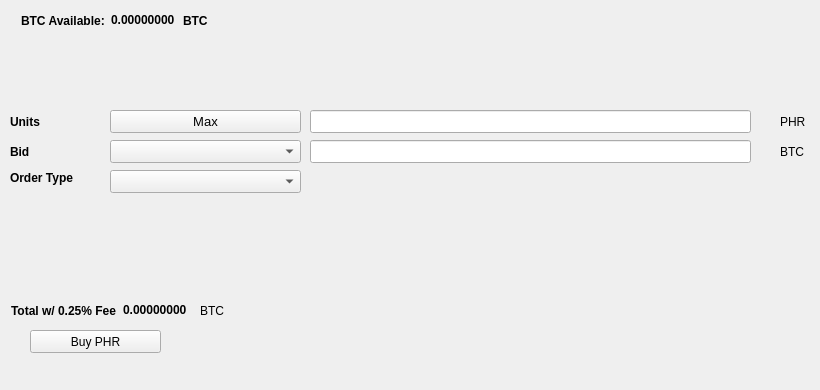
   <widget class="QWidget" name="BuyTab">
    <attribute name="title">
     <string>Buy</string>
    </attribute>
    <widget class="QPushButton" name="BuyPHR">
     <property name="geometry">
      <rect>
       <x>30</x>
       <y>330</y>
       <width>131</width>
       <height>23</height>
      </rect>
     </property>
     <property name="text">
      <string>Buy PHR</string>
     </property>
     <property name="icon">
      <iconset resource="../volt.qrc">
       <normaloff>:/icons/bitcoin</normaloff>:/icons/bitcoin</iconset>
     </property>
    </widget>
    <widget class="QLabel" name="label_3">
     <property name="geometry">
      <rect>
       <x>10</x>
       <y>110</y>
       <width>46</width>
       <height>23</height>
      </rect>
     </property>
     <property name="font">
      <font>
       <weight>75</weight>
       <bold>true</bold>
      </font>
     </property>
     <property name="text">
      <string>Units</string>
     </property>
    </widget>
    <widget class="QLineEdit" name="UnitsInput">
     <property name="geometry">
      <rect>
       <x>310</x>
       <y>110</y>
       <width>441</width>
       <height>23</height>
      </rect>
     </property>
     <property name="font">
      <font>
       <pointsize>9</pointsize>
       <weight>75</weight>
       <bold>true</bold>
      </font>
     </property>
    </widget>
    <widget class="QLineEdit" name="BuyBidPriceEdit">
     <property name="geometry">
      <rect>
       <x>310</x>
       <y>140</y>
       <width>441</width>
       <height>23</height>
      </rect>
     </property>
     <property name="font">
      <font>
       <pointsize>9</pointsize>
       <weight>75</weight>
       <bold>true</bold>
      </font>
     </property>
    </widget>
    <widget class="QLabel" name="label_4">
     <property name="geometry">
      <rect>
       <x>780</x>
       <y>110</y>
       <width>31</width>
       <height>23</height>
      </rect>
     </property>
     <property name="text">
      <string>PHR</string>
     </property>
    </widget>
    <widget class="QLabel" name="label_5">
     <property name="geometry">
      <rect>
       <x>780</x>
       <y>140</y>
       <width>31</width>
       <height>23</height>
      </rect>
     </property>
     <property name="text">
      <string>BTC</string>
     </property>
    </widget>
    <widget class="QLabel" name="label_6">
     <property name="geometry">
      <rect>
       <x>10</x>
       <y>140</y>
       <width>46</width>
       <height>23</height>
      </rect>
     </property>
     <property name="font">
      <font>
       <weight>75</weight>
       <bold>true</bold>
      </font>
     </property>
     <property name="text">
      <string>Bid</string>
     </property>
    </widget>
    <widget class="QLabel" name="label_7">
     <property name="geometry">
      <rect>
       <x>10</x>
       <y>170</y>
       <width>91</width>
       <height>16</height>
      </rect>
     </property>
     <property name="font">
      <font>
       <weight>75</weight>
       <bold>true</bold>
      </font>
     </property>
     <property name="text">
      <string>Order Type</string>
     </property>
    </widget>
    <widget class="QPushButton" name="Buy_Max_Amount">
     <property name="geometry">
      <rect>
       <x>110</x>
       <y>110</y>
       <width>191</width>
       <height>23</height>
      </rect>
     </property>
     <property name="font">
      <font>
       <pointsize>10</pointsize>
      </font>
     </property>
     <property name="text">
      <string>Max</string>
     </property>
    </widget>
    <widget class="QComboBox" name="BuyBidcomboBox">
     <property name="geometry">
      <rect>
       <x>110</x>
       <y>140</y>
       <width>191</width>
       <height>23</height>
      </rect>
     </property>
     <property name="font">
      <font>
       <pointsize>10</pointsize>
      </font>
     </property>
    </widget>
    <widget class="QComboBox" name="buyOrdertypeCombo">
     <property name="geometry">
      <rect>
       <x>110</x>
       <y>170</y>
       <width>191</width>
       <height>23</height>
      </rect>
     </property>
     <property name="font">
      <font>
       <pointsize>10</pointsize>
      </font>
     </property>
    </widget>
    <widget class="QWidget" name="layoutWidget1">
     <property name="geometry">
      <rect>
       <x>21</x>
       <y>11</y>
       <width>227</width>
       <height>19</height>
      </rect>
     </property>
     <layout class="QHBoxLayout" name="horizontalLayout_3">
      <item>
       <widget class="QLabel" name="label232">
        <property name="font">
         <font>
          <weight>75</weight>
          <bold>true</bold>
         </font>
        </property>
        <property name="text">
         <string>BTC Available:</string>
        </property>
       </widget>
      </item>
      <item>
       <widget class="QLabel" name="BtcAvailableLbl">
        <property name="palette">
         <palette>
          <active>
           <colorrole role="WindowText">
            <brush brushstyle="SolidPattern">
             <color alpha="255">
              <red>0</red>
              <green>0</green>
              <blue>0</blue>
             </color>
            </brush>
           </colorrole>
           <colorrole role="Button">
            <brush brushstyle="SolidPattern">
             <color alpha="255">
              <red>0</red>
              <green>170</green>
              <blue>0</blue>
             </color>
            </brush>
           </colorrole>
           <colorrole role="Light">
            <brush brushstyle="SolidPattern">
             <color alpha="255">
              <red>0</red>
              <green>255</green>
              <blue>0</blue>
             </color>
            </brush>
           </colorrole>
           <colorrole role="Midlight">
            <brush brushstyle="SolidPattern">
             <color alpha="255">
              <red>0</red>
              <green>212</green>
              <blue>0</blue>
             </color>
            </brush>
           </colorrole>
           <colorrole role="Dark">
            <brush brushstyle="SolidPattern">
             <color alpha="255">
              <red>0</red>
              <green>85</green>
              <blue>0</blue>
             </color>
            </brush>
           </colorrole>
           <colorrole role="Mid">
            <brush brushstyle="SolidPattern">
             <color alpha="255">
              <red>0</red>
              <green>113</green>
              <blue>0</blue>
             </color>
            </brush>
           </colorrole>
           <colorrole role="Text">
            <brush brushstyle="SolidPattern">
             <color alpha="255">
              <red>0</red>
              <green>170</green>
              <blue>0</blue>
             </color>
            </brush>
           </colorrole>
           <colorrole role="BrightText">
            <brush brushstyle="SolidPattern">
             <color alpha="255">
              <red>255</red>
              <green>255</green>
              <blue>255</blue>
             </color>
            </brush>
           </colorrole>
           <colorrole role="ButtonText">
            <brush brushstyle="SolidPattern">
             <color alpha="255">
              <red>0</red>
              <green>0</green>
              <blue>0</blue>
             </color>
            </brush>
           </colorrole>
           <colorrole role="Base">
            <brush brushstyle="SolidPattern">
             <color alpha="255">
              <red>255</red>
              <green>255</green>
              <blue>255</blue>
             </color>
            </brush>
           </colorrole>
           <colorrole role="Window">
            <brush brushstyle="SolidPattern">
             <color alpha="255">
              <red>0</red>
              <green>170</green>
              <blue>0</blue>
             </color>
            </brush>
           </colorrole>
           <colorrole role="Shadow">
            <brush brushstyle="SolidPattern">
             <color alpha="255">
              <red>0</red>
              <green>0</green>
              <blue>0</blue>
             </color>
            </brush>
           </colorrole>
           <colorrole role="AlternateBase">
            <brush brushstyle="SolidPattern">
             <color alpha="255">
              <red>127</red>
              <green>212</green>
              <blue>127</blue>
             </color>
            </brush>
           </colorrole>
           <colorrole role="ToolTipBase">
            <brush brushstyle="SolidPattern">
             <color alpha="255">
              <red>255</red>
              <green>255</green>
              <blue>220</blue>
             </color>
            </brush>
           </colorrole>
           <colorrole role="ToolTipText">
            <brush brushstyle="SolidPattern">
             <color alpha="255">
              <red>0</red>
              <green>0</green>
              <blue>0</blue>
             </color>
            </brush>
           </colorrole>
          </active>
          <inactive>
           <colorrole role="WindowText">
            <brush brushstyle="SolidPattern">
             <color alpha="255">
              <red>0</red>
              <green>0</green>
              <blue>0</blue>
             </color>
            </brush>
           </colorrole>
           <colorrole role="Button">
            <brush brushstyle="SolidPattern">
             <color alpha="255">
              <red>0</red>
              <green>170</green>
              <blue>0</blue>
             </color>
            </brush>
           </colorrole>
           <colorrole role="Light">
            <brush brushstyle="SolidPattern">
             <color alpha="255">
              <red>0</red>
              <green>255</green>
              <blue>0</blue>
             </color>
            </brush>
           </colorrole>
           <colorrole role="Midlight">
            <brush brushstyle="SolidPattern">
             <color alpha="255">
              <red>0</red>
              <green>212</green>
              <blue>0</blue>
             </color>
            </brush>
           </colorrole>
           <colorrole role="Dark">
            <brush brushstyle="SolidPattern">
             <color alpha="255">
              <red>0</red>
              <green>85</green>
              <blue>0</blue>
             </color>
            </brush>
           </colorrole>
           <colorrole role="Mid">
            <brush brushstyle="SolidPattern">
             <color alpha="255">
              <red>0</red>
              <green>113</green>
              <blue>0</blue>
             </color>
            </brush>
           </colorrole>
           <colorrole role="Text">
            <brush brushstyle="SolidPattern">
             <color alpha="255">
              <red>0</red>
              <green>170</green>
              <blue>0</blue>
             </color>
            </brush>
           </colorrole>
           <colorrole role="BrightText">
            <brush brushstyle="SolidPattern">
             <color alpha="255">
              <red>255</red>
              <green>255</green>
              <blue>255</blue>
             </color>
            </brush>
           </colorrole>
           <colorrole role="ButtonText">
            <brush brushstyle="SolidPattern">
             <color alpha="255">
              <red>0</red>
              <green>0</green>
              <blue>0</blue>
             </color>
            </brush>
           </colorrole>
           <colorrole role="Base">
            <brush brushstyle="SolidPattern">
             <color alpha="255">
              <red>255</red>
              <green>255</green>
              <blue>255</blue>
             </color>
            </brush>
           </colorrole>
           <colorrole role="Window">
            <brush brushstyle="SolidPattern">
             <color alpha="255">
              <red>0</red>
              <green>170</green>
              <blue>0</blue>
             </color>
            </brush>
           </colorrole>
           <colorrole role="Shadow">
            <brush brushstyle="SolidPattern">
             <color alpha="255">
              <red>0</red>
              <green>0</green>
              <blue>0</blue>
             </color>
            </brush>
           </colorrole>
           <colorrole role="AlternateBase">
            <brush brushstyle="SolidPattern">
             <color alpha="255">
              <red>127</red>
              <green>212</green>
              <blue>127</blue>
             </color>
            </brush>
           </colorrole>
           <colorrole role="ToolTipBase">
            <brush brushstyle="SolidPattern">
             <color alpha="255">
              <red>255</red>
              <green>255</green>
              <blue>220</blue>
             </color>
            </brush>
           </colorrole>
           <colorrole role="ToolTipText">
            <brush brushstyle="SolidPattern">
             <color alpha="255">
              <red>0</red>
              <green>0</green>
              <blue>0</blue>
             </color>
            </brush>
           </colorrole>
          </inactive>
          <disabled>
           <colorrole role="WindowText">
            <brush brushstyle="SolidPattern">
             <color alpha="255">
              <red>0</red>
              <green>85</green>
              <blue>0</blue>
             </color>
            </brush>
           </colorrole>
           <colorrole role="Button">
            <brush brushstyle="SolidPattern">
             <color alpha="255">
              <red>0</red>
              <green>170</green>
              <blue>0</blue>
             </color>
            </brush>
           </colorrole>
           <colorrole role="Light">
            <brush brushstyle="SolidPattern">
             <color alpha="255">
              <red>0</red>
              <green>255</green>
              <blue>0</blue>
             </color>
            </brush>
           </colorrole>
           <colorrole role="Midlight">
            <brush brushstyle="SolidPattern">
             <color alpha="255">
              <red>0</red>
              <green>212</green>
              <blue>0</blue>
             </color>
            </brush>
           </colorrole>
           <colorrole role="Dark">
            <brush brushstyle="SolidPattern">
             <color alpha="255">
              <red>0</red>
              <green>85</green>
              <blue>0</blue>
             </color>
            </brush>
           </colorrole>
           <colorrole role="Mid">
            <brush brushstyle="SolidPattern">
             <color alpha="255">
              <red>0</red>
              <green>113</green>
              <blue>0</blue>
             </color>
            </brush>
           </colorrole>
           <colorrole role="Text">
            <brush brushstyle="SolidPattern">
             <color alpha="255">
              <red>0</red>
              <green>85</green>
              <blue>0</blue>
             </color>
            </brush>
           </colorrole>
           <colorrole role="BrightText">
            <brush brushstyle="SolidPattern">
             <color alpha="255">
              <red>255</red>
              <green>255</green>
              <blue>255</blue>
             </color>
            </brush>
           </colorrole>
           <colorrole role="ButtonText">
            <brush brushstyle="SolidPattern">
             <color alpha="255">
              <red>0</red>
              <green>85</green>
              <blue>0</blue>
             </color>
            </brush>
           </colorrole>
           <colorrole role="Base">
            <brush brushstyle="SolidPattern">
             <color alpha="255">
              <red>0</red>
              <green>170</green>
              <blue>0</blue>
             </color>
            </brush>
           </colorrole>
           <colorrole role="Window">
            <brush brushstyle="SolidPattern">
             <color alpha="255">
              <red>0</red>
              <green>170</green>
              <blue>0</blue>
             </color>
            </brush>
           </colorrole>
           <colorrole role="Shadow">
            <brush brushstyle="SolidPattern">
             <color alpha="255">
              <red>0</red>
              <green>0</green>
              <blue>0</blue>
             </color>
            </brush>
           </colorrole>
           <colorrole role="AlternateBase">
            <brush brushstyle="SolidPattern">
             <color alpha="255">
              <red>0</red>
              <green>170</green>
              <blue>0</blue>
             </color>
            </brush>
           </colorrole>
           <colorrole role="ToolTipBase">
            <brush brushstyle="SolidPattern">
             <color alpha="255">
              <red>255</red>
              <green>255</green>
              <blue>220</blue>
             </color>
            </brush>
           </colorrole>
           <colorrole role="ToolTipText">
            <brush brushstyle="SolidPattern">
             <color alpha="255">
              <red>0</red>
              <green>0</green>
              <blue>0</blue>
             </color>
            </brush>
           </colorrole>
          </disabled>
         </palette>
        </property>
        <property name="font">
         <font>
          <weight>75</weight>
          <bold>true</bold>
         </font>
        </property>
        <property name="text">
         <string>0.00000000</string>
        </property>
        <property name="textInteractionFlags">
         <set>Qt::LinksAccessibleByMouse|Qt::TextSelectableByKeyboard|Qt::TextSelectableByMouse</set>
        </property>
       </widget>
      </item>
      <item>
       <widget class="QLabel" name="BtcAvailableLbl_2">
        <property name="font">
         <font>
          <weight>75</weight>
          <bold>true</bold>
         </font>
        </property>
        <property name="text">
         <string>BTC</string>
        </property>
       </widget>
      </item>
     </layout>
    </widget>
    <widget class="QWidget" name="layoutWidge2">
     <property name="geometry">
      <rect>
       <x>11</x>
       <y>301</y>
       <width>259</width>
       <height>19</height>
      </rect>
     </property>
     <layout class="QHBoxLayout" name="horizontalLayout_4">
      <item>
       <widget class="QLabel" name="label_9">
        <property name="font">
         <font>
          <weight>75</weight>
          <bold>true</bold>
         </font>
        </property>
        <property name="text">
         <string>Total w/ 0.25% Fee</string>
        </property>
       </widget>
      </item>
      <item>
       <widget class="QLabel" name="BuyCostLabel">
        <property name="palette">
         <palette>
          <active>
           <colorrole role="WindowText">
            <brush brushstyle="SolidPattern">
             <color alpha="255">
              <red>0</red>
              <green>0</green>
              <blue>0</blue>
             </color>
            </brush>
           </colorrole>
           <colorrole role="Button">
            <brush brushstyle="SolidPattern">
             <color alpha="255">
              <red>0</red>
              <green>170</green>
              <blue>0</blue>
             </color>
            </brush>
           </colorrole>
           <colorrole role="Light">
            <brush brushstyle="SolidPattern">
             <color alpha="255">
              <red>0</red>
              <green>255</green>
              <blue>0</blue>
             </color>
            </brush>
           </colorrole>
           <colorrole role="Midlight">
            <brush brushstyle="SolidPattern">
             <color alpha="255">
              <red>0</red>
              <green>212</green>
              <blue>0</blue>
             </color>
            </brush>
           </colorrole>
           <colorrole role="Dark">
            <brush brushstyle="SolidPattern">
             <color alpha="255">
              <red>0</red>
              <green>85</green>
              <blue>0</blue>
             </color>
            </brush>
           </colorrole>
           <colorrole role="Mid">
            <brush brushstyle="SolidPattern">
             <color alpha="255">
              <red>0</red>
              <green>113</green>
              <blue>0</blue>
             </color>
            </brush>
           </colorrole>
           <colorrole role="Text">
            <brush brushstyle="SolidPattern">
             <color alpha="255">
              <red>0</red>
              <green>170</green>
              <blue>0</blue>
             </color>
            </brush>
           </colorrole>
           <colorrole role="BrightText">
            <brush brushstyle="SolidPattern">
             <color alpha="255">
              <red>255</red>
              <green>255</green>
              <blue>255</blue>
             </color>
            </brush>
           </colorrole>
           <colorrole role="ButtonText">
            <brush brushstyle="SolidPattern">
             <color alpha="255">
              <red>0</red>
              <green>0</green>
              <blue>0</blue>
             </color>
            </brush>
           </colorrole>
           <colorrole role="Base">
            <brush brushstyle="SolidPattern">
             <color alpha="255">
              <red>255</red>
              <green>255</green>
              <blue>255</blue>
             </color>
            </brush>
           </colorrole>
           <colorrole role="Window">
            <brush brushstyle="SolidPattern">
             <color alpha="255">
              <red>0</red>
              <green>170</green>
              <blue>0</blue>
             </color>
            </brush>
           </colorrole>
           <colorrole role="Shadow">
            <brush brushstyle="SolidPattern">
             <color alpha="255">
              <red>0</red>
              <green>0</green>
              <blue>0</blue>
             </color>
            </brush>
           </colorrole>
           <colorrole role="AlternateBase">
            <brush brushstyle="SolidPattern">
             <color alpha="255">
              <red>127</red>
              <green>212</green>
              <blue>127</blue>
             </color>
            </brush>
           </colorrole>
           <colorrole role="ToolTipBase">
            <brush brushstyle="SolidPattern">
             <color alpha="255">
              <red>255</red>
              <green>255</green>
              <blue>220</blue>
             </color>
            </brush>
           </colorrole>
           <colorrole role="ToolTipText">
            <brush brushstyle="SolidPattern">
             <color alpha="255">
              <red>0</red>
              <green>0</green>
              <blue>0</blue>
             </color>
            </brush>
           </colorrole>
          </active>
          <inactive>
           <colorrole role="WindowText">
            <brush brushstyle="SolidPattern">
             <color alpha="255">
              <red>0</red>
              <green>0</green>
              <blue>0</blue>
             </color>
            </brush>
           </colorrole>
           <colorrole role="Button">
            <brush brushstyle="SolidPattern">
             <color alpha="255">
              <red>0</red>
              <green>170</green>
              <blue>0</blue>
             </color>
            </brush>
           </colorrole>
           <colorrole role="Light">
            <brush brushstyle="SolidPattern">
             <color alpha="255">
              <red>0</red>
              <green>255</green>
              <blue>0</blue>
             </color>
            </brush>
           </colorrole>
           <colorrole role="Midlight">
            <brush brushstyle="SolidPattern">
             <color alpha="255">
              <red>0</red>
              <green>212</green>
              <blue>0</blue>
             </color>
            </brush>
           </colorrole>
           <colorrole role="Dark">
            <brush brushstyle="SolidPattern">
             <color alpha="255">
              <red>0</red>
              <green>85</green>
              <blue>0</blue>
             </color>
            </brush>
           </colorrole>
           <colorrole role="Mid">
            <brush brushstyle="SolidPattern">
             <color alpha="255">
              <red>0</red>
              <green>113</green>
              <blue>0</blue>
             </color>
            </brush>
           </colorrole>
           <colorrole role="Text">
            <brush brushstyle="SolidPattern">
             <color alpha="255">
              <red>0</red>
              <green>170</green>
              <blue>0</blue>
             </color>
            </brush>
           </colorrole>
           <colorrole role="BrightText">
            <brush brushstyle="SolidPattern">
             <color alpha="255">
              <red>255</red>
              <green>255</green>
              <blue>255</blue>
             </color>
            </brush>
           </colorrole>
           <colorrole role="ButtonText">
            <brush brushstyle="SolidPattern">
             <color alpha="255">
              <red>0</red>
              <green>0</green>
              <blue>0</blue>
             </color>
            </brush>
           </colorrole>
           <colorrole role="Base">
            <brush brushstyle="SolidPattern">
             <color alpha="255">
              <red>255</red>
              <green>255</green>
              <blue>255</blue>
             </color>
            </brush>
           </colorrole>
           <colorrole role="Window">
            <brush brushstyle="SolidPattern">
             <color alpha="255">
              <red>0</red>
              <green>170</green>
              <blue>0</blue>
             </color>
            </brush>
           </colorrole>
           <colorrole role="Shadow">
            <brush brushstyle="SolidPattern">
             <color alpha="255">
              <red>0</red>
              <green>0</green>
              <blue>0</blue>
             </color>
            </brush>
           </colorrole>
           <colorrole role="AlternateBase">
            <brush brushstyle="SolidPattern">
             <color alpha="255">
              <red>127</red>
              <green>212</green>
              <blue>127</blue>
             </color>
            </brush>
           </colorrole>
           <colorrole role="ToolTipBase">
            <brush brushstyle="SolidPattern">
             <color alpha="255">
              <red>255</red>
              <green>255</green>
              <blue>220</blue>
             </color>
            </brush>
           </colorrole>
           <colorrole role="ToolTipText">
            <brush brushstyle="SolidPattern">
             <color alpha="255">
              <red>0</red>
              <green>0</green>
              <blue>0</blue>
             </color>
            </brush>
           </colorrole>
          </inactive>
          <disabled>
           <colorrole role="WindowText">
            <brush brushstyle="SolidPattern">
             <color alpha="255">
              <red>0</red>
              <green>85</green>
              <blue>0</blue>
             </color>
            </brush>
           </colorrole>
           <colorrole role="Button">
            <brush brushstyle="SolidPattern">
             <color alpha="255">
              <red>0</red>
              <green>170</green>
              <blue>0</blue>
             </color>
            </brush>
           </colorrole>
           <colorrole role="Light">
            <brush brushstyle="SolidPattern">
             <color alpha="255">
              <red>0</red>
              <green>255</green>
              <blue>0</blue>
             </color>
            </brush>
           </colorrole>
           <colorrole role="Midlight">
            <brush brushstyle="SolidPattern">
             <color alpha="255">
              <red>0</red>
              <green>212</green>
              <blue>0</blue>
             </color>
            </brush>
           </colorrole>
           <colorrole role="Dark">
            <brush brushstyle="SolidPattern">
             <color alpha="255">
              <red>0</red>
              <green>85</green>
              <blue>0</blue>
             </color>
            </brush>
           </colorrole>
           <colorrole role="Mid">
            <brush brushstyle="SolidPattern">
             <color alpha="255">
              <red>0</red>
              <green>113</green>
              <blue>0</blue>
             </color>
            </brush>
           </colorrole>
           <colorrole role="Text">
            <brush brushstyle="SolidPattern">
             <color alpha="255">
              <red>0</red>
              <green>85</green>
              <blue>0</blue>
             </color>
            </brush>
           </colorrole>
           <colorrole role="BrightText">
            <brush brushstyle="SolidPattern">
             <color alpha="255">
              <red>255</red>
              <green>255</green>
              <blue>255</blue>
             </color>
            </brush>
           </colorrole>
           <colorrole role="ButtonText">
            <brush brushstyle="SolidPattern">
             <color alpha="255">
              <red>0</red>
              <green>85</green>
              <blue>0</blue>
             </color>
            </brush>
           </colorrole>
           <colorrole role="Base">
            <brush brushstyle="SolidPattern">
             <color alpha="255">
              <red>0</red>
              <green>170</green>
              <blue>0</blue>
             </color>
            </brush>
           </colorrole>
           <colorrole role="Window">
            <brush brushstyle="SolidPattern">
             <color alpha="255">
              <red>0</red>
              <green>170</green>
              <blue>0</blue>
             </color>
            </brush>
           </colorrole>
           <colorrole role="Shadow">
            <brush brushstyle="SolidPattern">
             <color alpha="255">
              <red>0</red>
              <green>0</green>
              <blue>0</blue>
             </color>
            </brush>
           </colorrole>
           <colorrole role="AlternateBase">
            <brush brushstyle="SolidPattern">
             <color alpha="255">
              <red>0</red>
              <green>170</green>
              <blue>0</blue>
             </color>
            </brush>
           </colorrole>
           <colorrole role="ToolTipBase">
            <brush brushstyle="SolidPattern">
             <color alpha="255">
              <red>255</red>
              <green>255</green>
              <blue>220</blue>
             </color>
            </brush>
           </colorrole>
           <colorrole role="ToolTipText">
            <brush brushstyle="SolidPattern">
             <color alpha="255">
              <red>0</red>
              <green>0</green>
              <blue>0</blue>
             </color>
            </brush>
           </colorrole>
          </disabled>
         </palette>
        </property>
        <property name="font">
         <font>
          <weight>75</weight>
          <bold>true</bold>
         </font>
        </property>
        <property name="autoFillBackground">
         <bool>false</bool>
        </property>
        <property name="text">
         <string>0.00000000</string>
        </property>
        <property name="textInteractionFlags">
         <set>Qt::LinksAccessibleByMouse|Qt::TextSelectableByMouse</set>
        </property>
       </widget>
      </item>
      <item>
       <widget class="QLabel" name="label_10">
        <property name="font">
         <font>
          <weight>50</weight>
          <bold>false</bold>
         </font>
        </property>
        <property name="text">
         <string>BTC</string>
        </property>
       </widget>
      </item>
     </layout>
    </widget>
    <widget class="QLabel" name="label_24">
     <property name="geometry">
      <rect>
       <x>460</x>
       <y>300</y>
       <width>281</width>
       <height>81</height>
      </rect>
     </property>
     <property name="text">
      <string/>
     </property>
     <property name="pixmap">
      <pixmap>:/images/bittrex</pixmap>
     </property>
    </widget>
   </widget>
